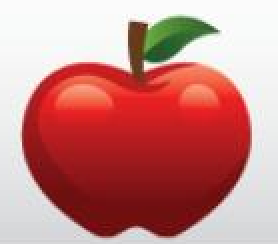
#> input picture test/apple.png, 139 x 122 px, given in place of poker.jpg, which was not available (shown 2 times larger)
$ python test01.py   (Python 2 division)   (older library calls are emulated)
#> lines starting #> are read from the running program, lines starting #| are printed output that depends on the picture; after the words box and inside, x2 and y2 are one past the last pixel; in counts of white or black regions, pixels touching at a corner belong together; pictures that were not available may be replaced by others from this repository, and a replacement may not be noted
### find_by_ar.py
#!/usr/bin/python
# vim: set ts=2 expandtab:
"""
Module: find_by_ar.py
Desc: find image connected components by their aspect ratio
Author: John O'Neil
Email: oneil.john@gmail.com
DATE: Saturday, Sept 21st 2014

  Given an image, find connected components (after basic filtering)
  that match a given aspect ratio.

  Typical usage:
  ./find_by_ar.py poker.jpg --aspect 0.7 --error 0.018 -d -v

"""

import numpy as np
import scipy.ndimage as sp
import scipy.misc as misc
import scipy.signal as signal
import cv2
import math
import sys
import argparse
import os

class ConnectedComponent(object):
  # [8 lines left out: function __init__, not called in this run]


def find_by_ar(img, ar, error, min_height=50,min_width=50):
  #(t,binary) = cv2.threshold(img, 128, 255, cv2.THRESH_BINARY_INV+cv2.THRESH_OTSU)
  (t,binary) = cv2.threshold(img, 128, 255, cv2.THRESH_BINARY+cv2.THRESH_OTSU)
  kernel = cv2.getStructuringElement(cv2.MORPH_CROSS,(2,2))
  binary = cv2.erode(binary, kernel)
  ccs = get_connected_components(binary)
  masks = get_cc_masks(binary)

  aoi = []
  for i,cc in enumerate(ccs):
    (x, y, w, h)=cc_shape(cc)
    if h<=0:return None
    aspect = float(w)/float(h)
    if aspect > ar-error and aspect < ar+error and w>=min_width and h>=min_width:
      aoi.append(ConnectedComponent(cc, masks[i]))
  return aoi

def cc_shape(component):
  x = component[1].start
  y = component[0].start
  w = component[1].stop-x
  h = component[0].stop-y
  return (x, y, w, h)

def get_cc_masks(image):
  s = sp.morphology.generate_binary_structure(2,2)
  labels,n = sp.measurements.label(image)#,structure=s)
  objects = sp.measurements.find_objects(labels)
  masks = []
  for i,obj in enumerate(objects):
    mask = labels[obj]==(i+1)
    mask = sp.morphology.binary_fill_holes(mask)#, structure=None, output=None, origin=0)
    masks.append(mask)
  if len(masks)<1:
    return None
  return masks

def get_connected_components(image):
  s = sp.morphology.generate_binary_structure(2,2)
  labels,n = sp.measurements.label(image)#,structure=s)
  objects = sp.measurements.find_objects(labels)
  return objects

# [12 lines left out: functions draw_bounding_boxes, save_output, not called in this run]

def  find_by_ar_from_files(infile, ar, error):
  img = cv2.imread(infile, cv2.CV_LOAD_IMAGE_GRAYSCALE)
  return find_by_ar(img, ar, error)


# [30 lines left out: function main, not called in this run]

# [2 lines that do not run on import are left out]

### test01.py
#!/usr/bin/python
# vim: set ts=2 expandtab:
"""
Module: test01.py
Desc: Test to draw info out of poker image.
Author: John O'Neil
Email: oneil.john@gmail.com
DATE: Saturday, Sept 21st 2014

  Simple test to draw info from poker image.
  Image and required info is in /test subfolder.

"""

import find_by_ar as ar
import find_subimage as si
import cv2

def contains_subimage(img, subimage_filename):
  subimage = cv2.imread(subimage_filename, cv2.CV_LOAD_IMAGE_GRAYSCALE)
  hits = si.find_subimages(img, subimage, confidence=0.70)
  if hits:
    return True
  return False

def get_suit(img):
  if contains_subimage(img, './test/heart.png'):
    return 'heart'
  if contains_subimage(img, './test/diamond.png'):
    return 'diamond'
  if contains_subimage(img, './test/club.png'):
    return 'club'
  if contains_subimage(img, './test/spade.png'):
    return 'spade'
  return 'unknown'

def get_value(img):
  if contains_subimage(img, './test/2.png'):
    return '2'
  if contains_subimage(img, './test/6.png'):
    return '6'
  if contains_subimage(img, './test/7.png'):
    return '7'
  if contains_subimage(img, './test/8.png'):
    return '8'
  if contains_subimage(img, './test/a.png'):
    return 'ace'
  #hmm. Jack requires confidence level 0.7 to detect. Don't quite know why.
  if contains_subimage(img, './test/j.png'):
    return 'jack'
  if contains_subimage(img, './test/k.png'):
    return 'king'
  return 'unknown'


def main():
  img = cv2.imread('./test/poker.jpg', cv2.CV_LOAD_IMAGE_GRAYSCALE)
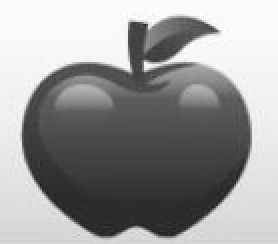
#> img: shape (122, 139) (shown 2 times larger); min 26, max 255, mean 153.2
  cards = ar.find_by_ar(img, 0.7, 0.02,min_height=100,min_width=50)
#> in find_by_ar, `(t,binary) = cv2.threshold(img, 128, 255, cv2.THRESH_BINARY+cv2.THRESH..`:
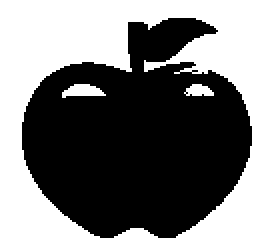
#> binary: shape (122, 139) (shown 2 times larger); 49% white; 3 white regions, box (x1, y1, x2, y2) and area: (0, 0, 139, 122) 8149, (31, 42, 53, 49) 101, (92, 42, 107, 48) 65
#> in find_by_ar, `(t,binary) = cv2.threshold(img, 128, 255, cv2.THRESH_BINARY+cv2.THRESH..`: t = 154
#> in find_by_ar, `binary = cv2.erode(binary, kernel)`:
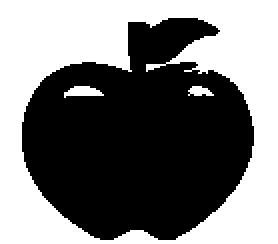
#> binary: shape (122, 139) (shown 2 times larger); 47.3% white; 3 white regions, box (x1, y1, x2, y2) and area: (0, 0, 139, 122) 7903, (32, 43, 52, 49) 77, (94, 43, 107, 48) 45
#> in get_connected_components, `labels,n = sp.measurements.label(image)#,structure=s)`:
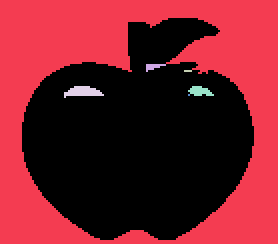
#> labels: shape (122, 139) int32 (shown 2 times larger); 7 distinct labels, from 0 to 6; one colour per label, 0 black
#> in get_connected_components, `labels,n = sp.measurements.label(image)#,structure=s)`: n = 6
#> in get_connected_components, `objects = sp.measurements.find_objects(labels)`: objects = 6 items
#> in get_cc_masks, `labels,n = sp.measurements.label(image)#,structure=s)`: n = 6
#> in get_cc_masks, `objects = sp.measurements.find_objects(labels)`: objects = 6 items
#> the loop in get_cc_masks, `for i,obj in enumerate(objects):` made 6 passes
#> mask on passes 3, 6: [[True, True, True, True]], [True]
#> pass 1, in get_cc_masks, `mask = labels[obj]==(i+1)`:
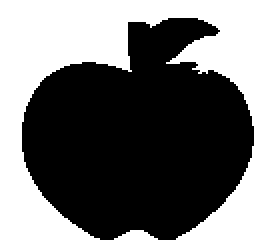
#> mask: shape (122, 139) bool (shown 2 times larger); 46.5% white; 1 white region, box (x1, y1, x2, y2) and area: (0, 0, 139, 122) 7877
#> the loop in find_by_ar, `for i,cc in enumerate(ccs):` made 6 passes
#> (x, y, w, h, aspect) on passes 1 to 6: (0, 0, 139, 122, 1.14), (73, 32, 10, 4, 2.5), (92, 35, 4, 1, 4), (32, 43, 20, 6, 3.33), (94, 43, 13, 5, 2.6), (94, 47, 1, 1, 1)
#> after the loop in find_by_ar, `for i,cc in enumerate(ccs):`: aoi = []
#> cards = []
  if not cards:
    print 'Sorry, couldn\'t find any cards in the provided image.'
#> (the run stopped early here; a loop or call above may not have finished)
